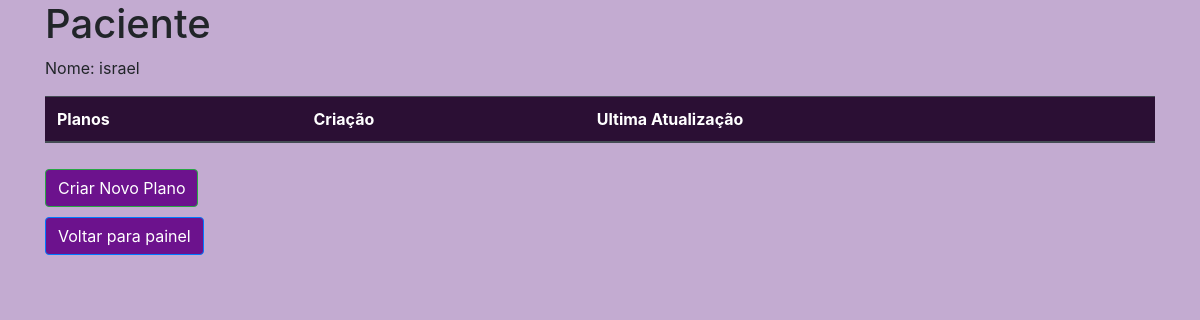
Page /planos/1 on the earlier database version.
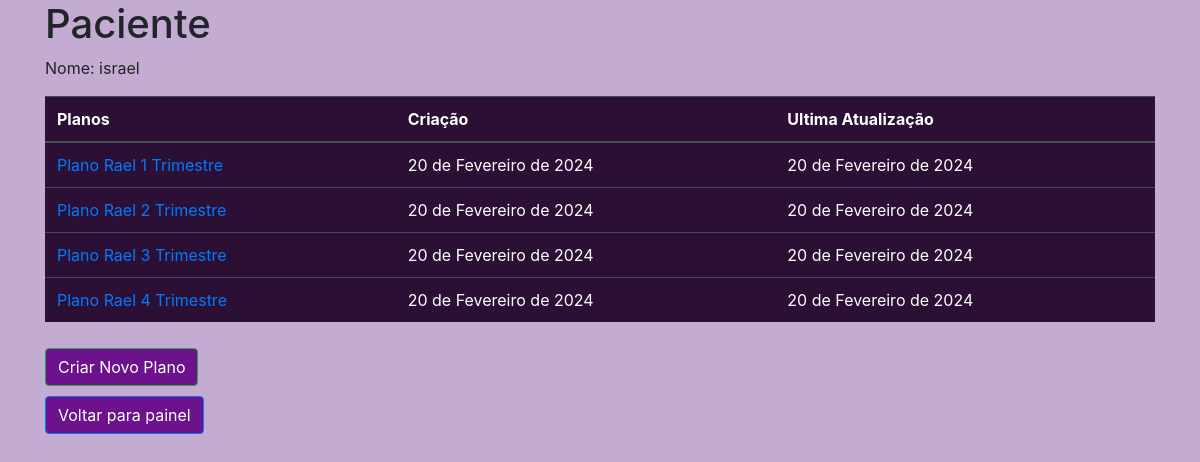
Same page on the later database version.
### plano/models.py (models this page shows)
class Base(models.Model):
    criado = models.DateField('Criação', auto_now_add=True)
    modificado = models.DateField('Atualização', auto_now=True)
    ativo = models.BooleanField('Ativo?', default=True )
    class Meta:
        abstract = True

class PlanoAlimentar(Base):
    nome = models.CharField('Plano',max_length=30)
    paciente = models.ForeignKey(Paciente, on_delete=models.CASCADE)
    def __str__(self) -> str:
        return f'{self.nome}'

### plano/views.py (the view)
# urls.py: path('planos/<int:pk>', planos, name='planos'),
def planos(request, pk):
    paciente = Paciente.objects.get(id=pk)
    planos = PlanoAlimentar.objects.filter(paciente=paciente)
    context = {
        'paciente': paciente,
        'planos': planos,
    }
    return render(request, 'planos.html', context)

### plano/templates/planos.html (shortened to what this page needs)
{% load static %}
<html lang="pt-br">
<head>
    <link rel="stylesheet" href="https://maxcdn.bootstrapcdn.com/bootstrap/4.5.2/css/bootstrap.min.css">
    <link rel="stylesheet" href="{% static 'css/style.css' %}">
</head>
<body>
        <div class="container">
            <h1>Paciente</h1>
            <p>Nome: {{ paciente.nome }}</p>
            <table class="table table-dark">
                <thead>
                    <tr>
                        <th scope="col">Planos</th>
                        <th scope="col">Criação</th>
                        <th scope="col">Ultima Atualização</th>
                    </tr>
                </thead>
                <tbody>
                    {% for plano in planos %}
                        <tr>
                            <td scope="row"><a href="{% url 'plano' plano.id %}">{{ plano }}</a></td>
                            <td scope="row">{{ plano.criado }}</td>
                            <td scope="row">{{ plano.modificado }}</td>
                        </tr>
                    {% endfor %}
                </tbody>
            </table>
        <div class="d-flex">
            <a href="{% url 'criar_plano' paciente.id %}" class="btn btn-success">Criar Novo Plano</a>
        </div>
        <div class="d-flex">
        <a href="{% url 'painel' %}" class="btn btn-primary">Voltar para painel</a>
        </div>
    </div>
</body>
</html>

Differences in the rows shown:
added PlanoAlimentar: nome "Plano Rael 1 Trimestre", criado "20 de Fevereiro de 2024", modificado "20 de Fevereiro de 2024"
added PlanoAlimentar: nome "Plano Rael 2 Trimestre", criado "20 de Fevereiro de 2024", modificado "20 de Fevereiro de 2024"
added PlanoAlimentar: nome "Plano Rael 3 Trimestre", criado "20 de Fevereiro de 2024", modificado "20 de Fevereiro de 2024"
added PlanoAlimentar: nome "Plano Rael 4 Trimestre", criado "20 de Fevereiro de 2024", modificado "20 de Fevereiro de 2024"
